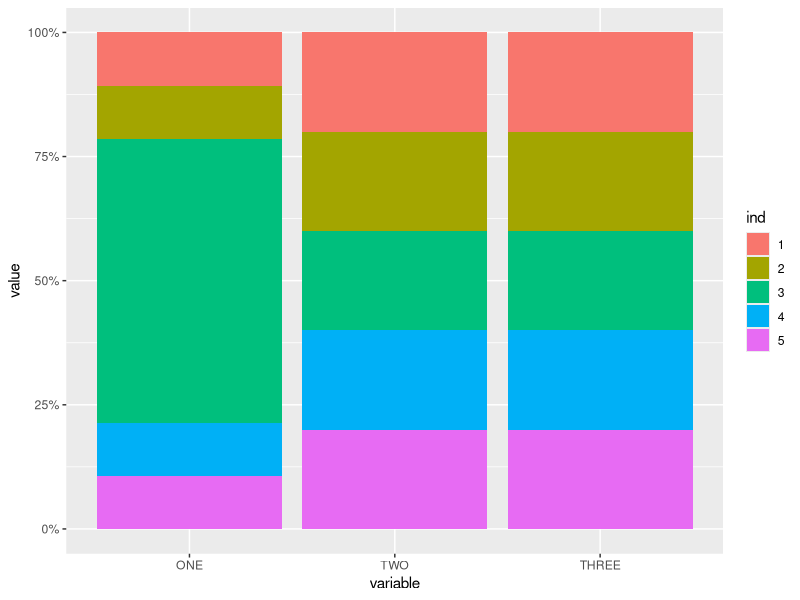

The R source for this figure:
library(tidyverse)
library(reshape2)
library(scales)



dat <- read.table(text = "    ONE TWO THREE
                  1   23  234 324
                  2   23  234 324
                 3    123  234 324
                  4   23  234 324
                  5   23  234 324",sep = "",header = TRUE)

datm <- melt(cbind(dat, ind = rownames(dat)), id.vars = c('ind'))

datm



ggplot(datm,aes(x = variable, y = value,fill = ind)) + 
  geom_bar(position = "fill",stat = "identity") +
  # or:
  # geom_bar(position = position_fill(), stat = "identity") 
  scale_y_continuous(labels = percent_format())